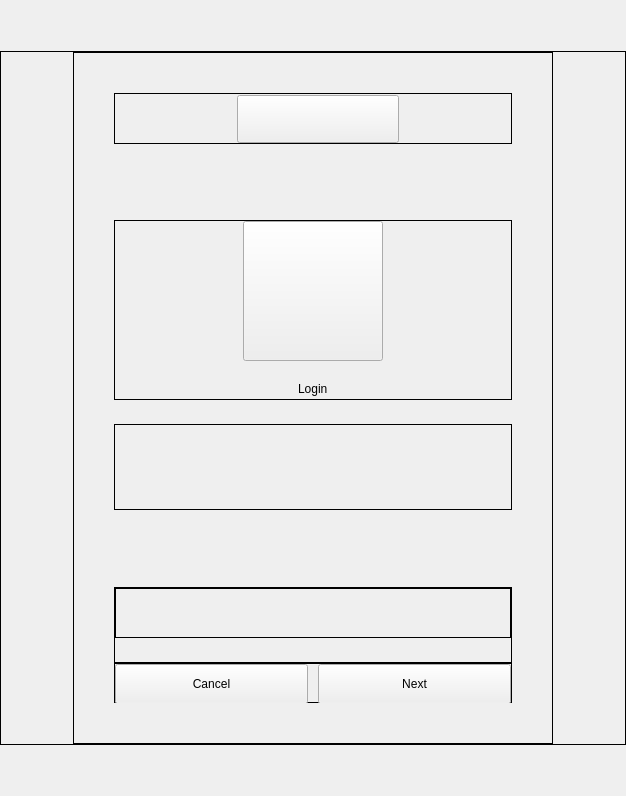
<?xml version="1.0" encoding="UTF-8"?>
<ui version="4.0">
 <class>EmailPage</class>
 <widget class="QWidget" name="EmailPage">
  <property name="geometry">
   <rect>
    <x>0</x>
    <y>0</y>
    <width>626</width>
    <height>796</height>
   </rect>
  </property>
  <property name="windowTitle">
   <string/>
  </property>
  <layout class="QVBoxLayout" name="verticalLayout_2">
   <property name="spacing">
    <number>0</number>
   </property>
   <property name="leftMargin">
    <number>0</number>
   </property>
   <property name="topMargin">
    <number>0</number>
   </property>
   <property name="rightMargin">
    <number>0</number>
   </property>
   <property name="bottomMargin">
    <number>0</number>
   </property>
   <item>
    <widget class="QFrame" name="frame">
     <property name="class" stdset="0">
      <string notr="true">helper_frame</string>
     </property>
     <layout class="QVBoxLayout" name="verticalLayout">
      <property name="spacing">
       <number>0</number>
      </property>
      <property name="leftMargin">
       <number>0</number>
      </property>
      <property name="topMargin">
       <number>0</number>
      </property>
      <property name="rightMargin">
       <number>0</number>
      </property>
      <property name="bottomMargin">
       <number>0</number>
      </property>
      <item>
       <spacer name="verticalSpacer">
        <property name="orientation">
         <enum>Qt::Orientation::Vertical</enum>
        </property>
        <property name="sizeHint" stdset="0">
         <size>
          <width>20</width>
          <height>40</height>
         </size>
        </property>
       </spacer>
      </item>
      <item>
       <widget class="QFrame" name="frameHalign">
        <property name="frameShape">
         <enum>QFrame::Shape::Box</enum>
        </property>
        <property name="frameShadow">
         <enum>QFrame::Shadow::Plain</enum>
        </property>
        <property name="class" stdset="0">
         <string notr="true">helper_frame</string>
        </property>
        <layout class="QHBoxLayout" name="horizontalLayout">
         <property name="spacing">
          <number>0</number>
         </property>
         <property name="leftMargin">
          <number>0</number>
         </property>
         <property name="topMargin">
          <number>0</number>
         </property>
         <property name="rightMargin">
          <number>0</number>
         </property>
         <property name="bottomMargin">
          <number>0</number>
         </property>
         <item>
          <spacer name="horizontalSpacer">
           <property name="orientation">
            <enum>Qt::Orientation::Horizontal</enum>
           </property>
           <property name="sizeHint" stdset="0">
            <size>
             <width>41</width>
             <height>20</height>
            </size>
           </property>
          </spacer>
         </item>
         <item>
          <widget class="QFrame" name="frameContent">
           <property name="sizePolicy">
            <sizepolicy hsizetype="Fixed" vsizetype="Maximum">
             <horstretch>0</horstretch>
             <verstretch>0</verstretch>
            </sizepolicy>
           </property>
           <property name="minimumSize">
            <size>
             <width>480</width>
             <height>692</height>
            </size>
           </property>
           <property name="maximumSize">
            <size>
             <width>480</width>
             <height>9999</height>
            </size>
           </property>
           <property name="frameShape">
            <enum>QFrame::Shape::Box</enum>
           </property>
           <layout class="QVBoxLayout" name="verticalLayout_3">
            <property name="spacing">
             <number>0</number>
            </property>
            <property name="leftMargin">
             <number>40</number>
            </property>
            <property name="topMargin">
             <number>40</number>
            </property>
            <property name="rightMargin">
             <number>40</number>
            </property>
            <property name="bottomMargin">
             <number>40</number>
            </property>
            <item>
             <widget class="QFrame" name="frameToolbar">
              <property name="minimumSize">
               <size>
                <width>0</width>
                <height>51</height>
               </size>
              </property>
              <property name="maximumSize">
               <size>
                <width>16777215</width>
                <height>51</height>
               </size>
              </property>
              <property name="frameShape">
               <enum>QFrame::Shape::Box</enum>
              </property>
              <property name="frameShadow">
               <enum>QFrame::Shadow::Plain</enum>
              </property>
              <property name="class" stdset="0">
               <string>helper_frame</string>
              </property>
              <layout class="QHBoxLayout" name="horizontalLayout_9">
               <property name="topMargin">
                <number>1</number>
               </property>
               <property name="rightMargin">
                <number>0</number>
               </property>
               <property name="bottomMargin">
                <number>1</number>
               </property>
               <item>
                <spacer name="horizontalSpacer_9">
                 <property name="orientation">
                  <enum>Qt::Orientation::Horizontal</enum>
                 </property>
                 <property name="sizeHint" stdset="0">
                  <size>
                   <width>1</width>
                   <height>1</height>
                  </size>
                 </property>
                </spacer>
               </item>
               <item>
                <widget class="QToolButton" name="btnLogo">
                 <property name="minimumSize">
                  <size>
                   <width>162</width>
                   <height>48</height>
                  </size>
                 </property>
                 <property name="maximumSize">
                  <size>
                   <width>162</width>
                   <height>48</height>
                  </size>
                 </property>
                 <property name="cursor">
                  <cursorShape>PointingHandCursor</cursorShape>
                 </property>
                 <property name="text">
                  <string/>
                 </property>
                 <property name="iconSize">
                  <size>
                   <width>162</width>
                   <height>48</height>
                  </size>
                 </property>
                </widget>
               </item>
               <item>
                <spacer name="horizontalSpacer_4">
                 <property name="orientation">
                  <enum>Qt::Orientation::Horizontal</enum>
                 </property>
                 <property name="sizeHint" stdset="0">
                  <size>
                   <width>1</width>
                   <height>1</height>
                  </size>
                 </property>
                </spacer>
               </item>
              </layout>
             </widget>
            </item>
            <item>
             <spacer name="verticalSpacer_3">
              <property name="orientation">
               <enum>Qt::Orientation::Vertical</enum>
              </property>
              <property name="sizeType">
               <enum>QSizePolicy::Policy::Expanding</enum>
              </property>
              <property name="sizeHint" stdset="0">
               <size>
                <width>1</width>
                <height>20</height>
               </size>
              </property>
             </spacer>
            </item>
            <item>
             <widget class="QFrame" name="frameLogo">
              <property name="minimumSize">
               <size>
                <width>0</width>
                <height>180</height>
               </size>
              </property>
              <property name="maximumSize">
               <size>
                <width>16777215</width>
                <height>180</height>
               </size>
              </property>
              <property name="frameShape">
               <enum>QFrame::Shape::Box</enum>
              </property>
              <property name="frameShadow">
               <enum>QFrame::Shadow::Plain</enum>
              </property>
              <property name="class" stdset="0">
               <string notr="true">helper_frame</string>
              </property>
              <layout class="QVBoxLayout" name="verticalLayout_4">
               <property name="spacing">
                <number>0</number>
               </property>
               <property name="leftMargin">
                <number>0</number>
               </property>
               <property name="topMargin">
                <number>0</number>
               </property>
               <property name="rightMargin">
                <number>0</number>
               </property>
               <property name="bottomMargin">
                <number>0</number>
               </property>
               <item>
                <widget class="QFrame" name="frameImage">
                 <property name="class" stdset="0">
                  <string notr="true">helper_frame</string>
                 </property>
                 <layout class="QHBoxLayout" name="horizontalLayout_4">
                  <property name="spacing">
                   <number>0</number>
                  </property>
                  <property name="leftMargin">
                   <number>0</number>
                  </property>
                  <property name="topMargin">
                   <number>0</number>
                  </property>
                  <property name="rightMargin">
                   <number>0</number>
                  </property>
                  <property name="bottomMargin">
                   <number>0</number>
                  </property>
                  <item>
                   <spacer name="horizontalSpacer_6">
                    <property name="orientation">
                     <enum>Qt::Orientation::Horizontal</enum>
                    </property>
                    <property name="sizeHint" stdset="0">
                     <size>
                      <width>1</width>
                      <height>1</height>
                     </size>
                    </property>
                   </spacer>
                  </item>
                  <item>
                   <widget class="QToolButton" name="btnImage">
                    <property name="minimumSize">
                     <size>
                      <width>140</width>
                      <height>140</height>
                     </size>
                    </property>
                    <property name="maximumSize">
                     <size>
                      <width>140</width>
                      <height>140</height>
                     </size>
                    </property>
                    <property name="focusPolicy">
                     <enum>Qt::FocusPolicy::NoFocus</enum>
                    </property>
                    <property name="text">
                     <string/>
                    </property>
                    <property name="iconSize">
                     <size>
                      <width>140</width>
                      <height>140</height>
                     </size>
                    </property>
                   </widget>
                  </item>
                  <item>
                   <spacer name="horizontalSpacer_7">
                    <property name="orientation">
                     <enum>Qt::Orientation::Horizontal</enum>
                    </property>
                    <property name="sizeHint" stdset="0">
                     <size>
                      <width>1</width>
                      <height>1</height>
                     </size>
                    </property>
                   </spacer>
                  </item>
                 </layout>
                </widget>
               </item>
               <item>
                <spacer name="verticalSpacer_8">
                 <property name="orientation">
                  <enum>Qt::Orientation::Vertical</enum>
                 </property>
                 <property name="sizeHint" stdset="0">
                  <size>
                   <width>20</width>
                   <height>8</height>
                  </size>
                 </property>
                </spacer>
               </item>
               <item>
                <widget class="QFrame" name="frameText">
                 <property name="class" stdset="0">
                  <string notr="true">helper_frame</string>
                 </property>
                 <layout class="QHBoxLayout" name="horizontalLayout_3">
                  <property name="spacing">
                   <number>0</number>
                  </property>
                  <property name="leftMargin">
                   <number>0</number>
                  </property>
                  <property name="topMargin">
                   <number>0</number>
                  </property>
                  <property name="rightMargin">
                   <number>0</number>
                  </property>
                  <property name="bottomMargin">
                   <number>0</number>
                  </property>
                  <item>
                   <spacer name="horizontalSpacer_3">
                    <property name="orientation">
                     <enum>Qt::Orientation::Horizontal</enum>
                    </property>
                    <property name="sizeHint" stdset="0">
                     <size>
                      <width>201</width>
                      <height>20</height>
                     </size>
                    </property>
                   </spacer>
                  </item>
                  <item>
                   <widget class="QLabel" name="lblAppName">
                    <property name="text">
                     <string>Login</string>
                    </property>
                   </widget>
                  </item>
                  <item>
                   <spacer name="horizontalSpacer_5">
                    <property name="orientation">
                     <enum>Qt::Orientation::Horizontal</enum>
                    </property>
                    <property name="sizeHint" stdset="0">
                     <size>
                      <width>200</width>
                      <height>20</height>
                     </size>
                    </property>
                   </spacer>
                  </item>
                 </layout>
                </widget>
               </item>
              </layout>
             </widget>
            </item>
            <item>
             <spacer name="verticalSpacer_4">
              <property name="orientation">
               <enum>Qt::Orientation::Vertical</enum>
              </property>
              <property name="sizeType">
               <enum>QSizePolicy::Policy::Fixed</enum>
              </property>
              <property name="sizeHint" stdset="0">
               <size>
                <width>20</width>
                <height>24</height>
               </size>
              </property>
             </spacer>
            </item>
            <item>
             <widget class="QFrame" name="frameInput">
              <property name="frameShape">
               <enum>QFrame::Shape::Box</enum>
              </property>
              <property name="frameShadow">
               <enum>QFrame::Shadow::Plain</enum>
              </property>
              <property name="class" stdset="0">
               <string notr="true">helper_frame</string>
              </property>
              <layout class="QVBoxLayout" name="verticalLayout_5">
               <property name="spacing">
                <number>6</number>
               </property>
               <property name="leftMargin">
                <number>0</number>
               </property>
               <property name="topMargin">
                <number>0</number>
               </property>
               <property name="rightMargin">
                <number>0</number>
               </property>
               <property name="bottomMargin">
                <number>0</number>
               </property>
               <item>
                <widget class="QFrame" name="frameEmail">
                 <property name="minimumSize">
                  <size>
                   <width>0</width>
                   <height>84</height>
                  </size>
                 </property>
                 <property name="maximumSize">
                  <size>
                   <width>16777215</width>
                   <height>84</height>
                  </size>
                 </property>
                 <property name="class" stdset="0">
                  <string notr="true">helper_frame</string>
                 </property>
                 <layout class="QVBoxLayout" name="verticalLayout_6">
                  <property name="leftMargin">
                   <number>0</number>
                  </property>
                  <property name="topMargin">
                   <number>0</number>
                  </property>
                  <property name="rightMargin">
                   <number>0</number>
                  </property>
                  <property name="bottomMargin">
                   <number>0</number>
                  </property>
                  <item>
                   <widget class="InputWidget" name="edEmail" native="true"/>
                  </item>
                 </layout>
                </widget>
               </item>
              </layout>
             </widget>
            </item>
            <item>
             <spacer name="verticalSpacer_7">
              <property name="orientation">
               <enum>Qt::Orientation::Vertical</enum>
              </property>
              <property name="sizeHint" stdset="0">
               <size>
                <width>20</width>
                <height>24</height>
               </size>
              </property>
             </spacer>
            </item>
            <item>
             <widget class="QFrame" name="frameErrorMessage">
              <property name="minimumSize">
               <size>
                <width>0</width>
                <height>50</height>
               </size>
              </property>
              <property name="frameShape">
               <enum>QFrame::Shape::Box</enum>
              </property>
              <property name="frameShadow">
               <enum>QFrame::Shadow::Plain</enum>
              </property>
              <layout class="QVBoxLayout" name="verticalLayout_7">
               <property name="spacing">
                <number>0</number>
               </property>
               <property name="leftMargin">
                <number>0</number>
               </property>
               <property name="topMargin">
                <number>0</number>
               </property>
               <property name="rightMargin">
                <number>0</number>
               </property>
               <property name="bottomMargin">
                <number>0</number>
               </property>
               <item>
                <widget class="QFrame" name="frameErrorMessageInternal">
                 <property name="minimumSize">
                  <size>
                   <width>0</width>
                   <height>50</height>
                  </size>
                 </property>
                 <property name="frameShape">
                  <enum>QFrame::Shape::Box</enum>
                 </property>
                 <property name="frameShadow">
                  <enum>QFrame::Shadow::Plain</enum>
                 </property>
                 <layout class="QHBoxLayout" name="horizontalLayout_8">
                  <property name="spacing">
                   <number>18</number>
                  </property>
                  <property name="leftMargin">
                   <number>18</number>
                  </property>
                  <property name="topMargin">
                   <number>16</number>
                  </property>
                  <property name="rightMargin">
                   <number>18</number>
                  </property>
                  <property name="bottomMargin">
                   <number>16</number>
                  </property>
                  <item>
                   <widget class="QLabel" name="lblErrorIcon">
                    <property name="maximumSize">
                     <size>
                      <width>20</width>
                      <height>16777215</height>
                     </size>
                    </property>
                    <property name="text">
                     <string/>
                    </property>
                   </widget>
                  </item>
                  <item>
                   <widget class="QLabel" name="lblErrorText">
                    <property name="text">
                     <string/>
                    </property>
                    <property name="wordWrap">
                     <bool>true</bool>
                    </property>
                   </widget>
                  </item>
                 </layout>
                </widget>
               </item>
               <item>
                <spacer name="verticalSpacer_6">
                 <property name="orientation">
                  <enum>Qt::Orientation::Vertical</enum>
                 </property>
                 <property name="sizeType">
                  <enum>QSizePolicy::Policy::Expanding</enum>
                 </property>
                 <property name="sizeHint" stdset="0">
                  <size>
                   <width>20</width>
                   <height>24</height>
                  </size>
                 </property>
                </spacer>
               </item>
              </layout>
             </widget>
            </item>
            <item>
             <widget class="QFrame" name="frameButton">
              <property name="minimumSize">
               <size>
                <width>0</width>
                <height>40</height>
               </size>
              </property>
              <property name="maximumSize">
               <size>
                <width>16777215</width>
                <height>40</height>
               </size>
              </property>
              <property name="frameShape">
               <enum>QFrame::Shape::Box</enum>
              </property>
              <property name="frameShadow">
               <enum>QFrame::Shadow::Plain</enum>
              </property>
              <property name="class" stdset="0">
               <string notr="true">helper_frame</string>
              </property>
              <layout class="QHBoxLayout" name="horizontalLayout_2">
               <property name="spacing">
                <number>0</number>
               </property>
               <property name="leftMargin">
                <number>0</number>
               </property>
               <property name="topMargin">
                <number>0</number>
               </property>
               <property name="rightMargin">
                <number>0</number>
               </property>
               <property name="bottomMargin">
                <number>0</number>
               </property>
               <item>
                <widget class="QPushButton" name="btnCancel">
                 <property name="minimumSize">
                  <size>
                   <width>70</width>
                   <height>40</height>
                  </size>
                 </property>
                 <property name="maximumSize">
                  <size>
                   <width>10000</width>
                   <height>40</height>
                  </size>
                 </property>
                 <property name="cursor">
                  <cursorShape>PointingHandCursor</cursorShape>
                 </property>
                 <property name="text">
                  <string>Cancel</string>
                 </property>
                 <property name="class" stdset="0">
                  <string notr="true">button_normal</string>
                 </property>
                </widget>
               </item>
               <item>
                <spacer name="horizontalSpacer_10">
                 <property name="orientation">
                  <enum>Qt::Orientation::Horizontal</enum>
                 </property>
                 <property name="sizeType">
                  <enum>QSizePolicy::Policy::Fixed</enum>
                 </property>
                 <property name="sizeHint" stdset="0">
                  <size>
                   <width>10</width>
                   <height>20</height>
                  </size>
                 </property>
                </spacer>
               </item>
               <item>
                <widget class="QPushButton" name="btnLogin">
                 <property name="minimumSize">
                  <size>
                   <width>0</width>
                   <height>40</height>
                  </size>
                 </property>
                 <property name="maximumSize">
                  <size>
                   <width>16777215</width>
                   <height>40</height>
                  </size>
                 </property>
                 <property name="cursor">
                  <cursorShape>PointingHandCursor</cursorShape>
                 </property>
                 <property name="text">
                  <string>Next</string>
                 </property>
                 <property name="class" stdset="0">
                  <string notr="true">button_accent</string>
                 </property>
                </widget>
               </item>
              </layout>
             </widget>
            </item>
           </layout>
          </widget>
         </item>
         <item>
          <spacer name="horizontalSpacer_2">
           <property name="orientation">
            <enum>Qt::Orientation::Horizontal</enum>
           </property>
           <property name="sizeHint" stdset="0">
            <size>
             <width>40</width>
             <height>20</height>
            </size>
           </property>
          </spacer>
         </item>
        </layout>
       </widget>
      </item>
      <item>
       <spacer name="verticalSpacer_2">
        <property name="orientation">
         <enum>Qt::Orientation::Vertical</enum>
        </property>
        <property name="sizeHint" stdset="0">
         <size>
          <width>20</width>
          <height>44</height>
         </size>
        </property>
       </spacer>
      </item>
     </layout>
    </widget>
   </item>
  </layout>
 </widget>
 <customwidgets>
  <customwidget>
   <class>InputWidget</class>
   <extends>QWidget</extends>
   <header>gui/customui/inputwidget.h</header>
   <container>1</container>
  </customwidget>
 </customwidgets>
 <resources/>
 <connections/>
</ui>
